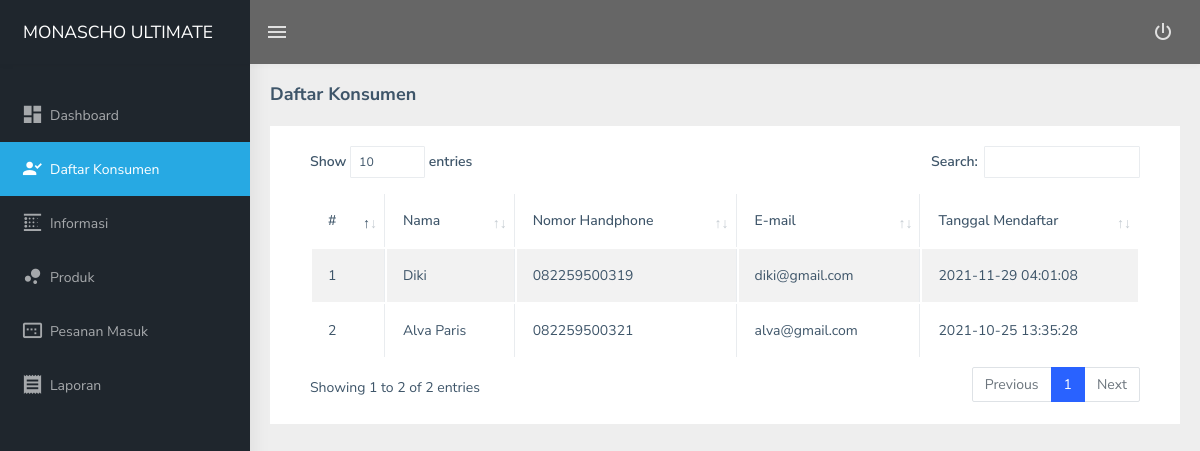
Page /admin/?module=konsumen (signed in) on the committed database.
### tables this page shows
CREATE TABLE `tb_konsumen` (
  `id_konsumen` int(11) NOT NULL,
  `nama` varchar(100) NOT NULL,
  `no_telp` varchar(20) NOT NULL,
  `kecamatan` varchar(100) NOT NULL,
  `alamat` varchar(100) NOT NULL,
  `kodepos` varchar(100) NOT NULL,
  `tgl_lahir` varchar(50) NOT NULL,
  `jk` varchar(100) NOT NULL,
  `email` varchar(100) NOT NULL,
  `password` varchar(100) NOT NULL,
  `tgl_create` varchar(20) NOT NULL,
  `token` text NOT NULL
);

### admin/module/konsumen/index.php (the view, shortened to what this page needs)
<?php
$hasil = mysqli_query($konek, "SELECT * FROM tb_konsumen ORDER BY id_konsumen desc");
?>
<div class="page-wrapper">
    <div class="page-breadcrumb">
        <div class="row">
            <div class="col-12 d-flex no-block align-items-center">
                <h4 class="page-title">Daftar Konsumen</h4>
            </div>
        </div>
    </div>
    <div class="container-fluid">
        <div class="row">
            <div class="col-12">
                <div class="card">
                    <div class="card-body">
                        <div class="table-responsive">
                            <table id="zero_config" class="table table-striped table-bordered">
                                <thead>
                                    <tr>
                                        <th>#</th>
                                        <th>Nama</th>
                                        <th>Nomor Handphone</th>
                                        <th>E-mail</th>
                                        <th>Tanggal Mendaftar</th>
                                    </tr>
                                </thead>
                                <tbody>
                                    <?php
                                    $i = 1;
                                    while ($p = mysqli_fetch_array($hasil)) {
                                    ?>
                                        <tr>
                                            <td><?= $i++ ?></td>
                                            <td><?= $p['nama'] ?></td>
                                            <td><?= $p['no_telp'] ?></td>
                                            <td><?= $p['email'] ?></td>
                                            <td><?= $p['tgl_create'] ?></td>
                                        </tr>
                                    <?php } ?>
                                </tbody>
                            </table>
                        </div>
                    </div>
                </div>
            </div>
        </div>
    </div>
    <br><br><br><br><br><br><br><br><br><br>
</div>
</div>

### rows in the picture
tb_konsumen: nama "Diki", no_telp "082259500319", email "diki@gmail.com", tgl_create "2021-11-29 04:01:08"
tb_konsumen: nama "Alva Paris", no_telp "082259500321", email "alva@gmail.com", tgl_create "2021-10-25 13:35:28"
